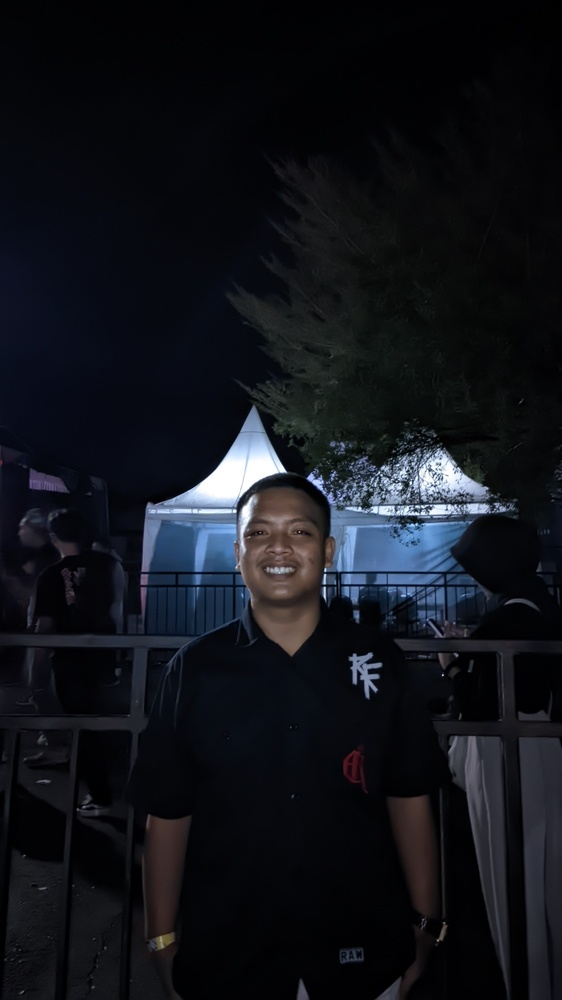
#> input picture uts/foto/foto 3 buram.jpeg, 562 x 1000 px, shrunk from 1080 x 1920 before the run, found by its file name
$ python brightness_contras.py
#> lines starting #> are read from the running program, lines starting #| are printed output that depends on the picture
import cv2
import matplotlib.pyplot as plt
import numpy as np

# baca gambar
img = cv2.imread(
    r'D:\kuliah\pengolahan citra\UTS_PengolahanCitra\uts\foto\foto 3 buram.jpeg',
    0
)
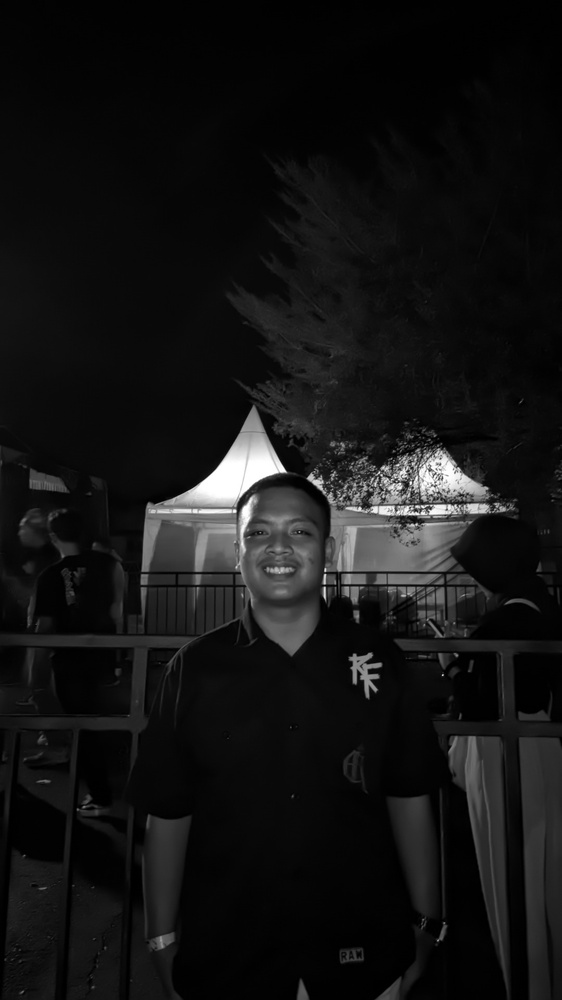
#> img: shape (1000, 562); min 0, max 255, mean 20

# cek gambar
if img is None:
    print("Gambar tidak ditemukan!")

else:

    # ======================
    # BRIGHTNESS
    # ======================

    bright = cv2.convertScaleAbs(
        img,
        alpha=1.8,
        beta=80
    )
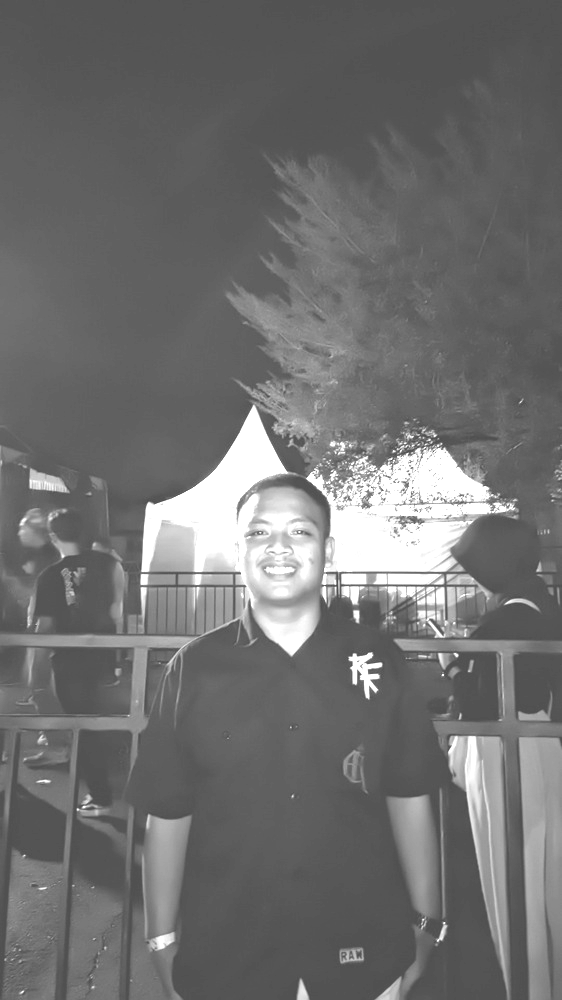
#> bright: shape (1000, 562); min 80, max 255, mean 111.8

    # ======================
    # CLAHE CONTRAST
    # ======================

    clahe = cv2.createCLAHE(
        clipLimit=3.0,
        tileGridSize=(8,8)
    )

    contrast = clahe.apply(img)
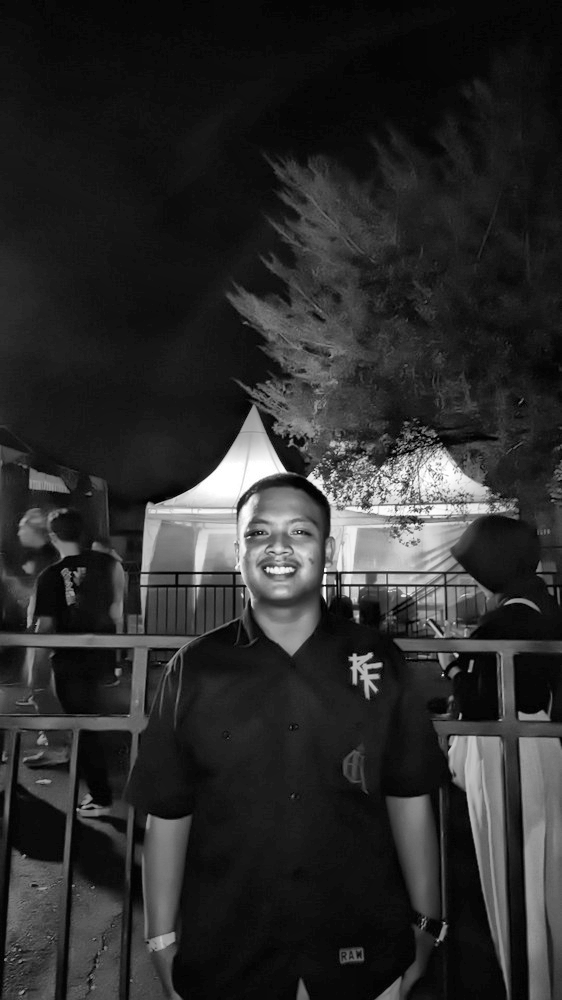
#> contrast: shape (1000, 562); min 0, max 255, mean 43.9

    # ======================
    # TAMPILKAN GAMBAR
    # ======================

    plt.figure(figsize=(15,5))

    plt.subplot(1,3,1)
    plt.imshow(img, cmap='gray')
    plt.title("Asli")
    plt.axis('off')

    plt.subplot(1,3,2)
    plt.imshow(bright, cmap='gray')
    plt.title("Brightness")
    plt.axis('off')

    plt.subplot(1,3,3)
    plt.imshow(contrast, cmap='gray')
    plt.title("CLAHE Contrast")
    plt.axis('off')

    plt.show()
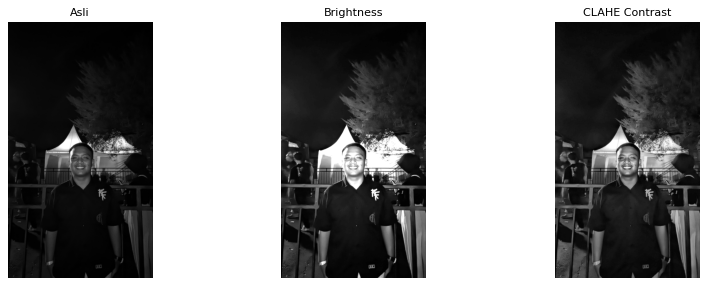
#> figure drawn by matplotlib, 3 panels

    # ======================
    # HISTOGRAM
    # ======================

    plt.figure(figsize=(12,4))

    plt.subplot(1,2,1)
    plt.hist(img.ravel(),256,[0,256])
    plt.title("Histogram Asli")

    plt.subplot(1,2,2)
    plt.hist(contrast.ravel(),256,[0,256])
    plt.title("Histogram CLAHE")

    plt.show()
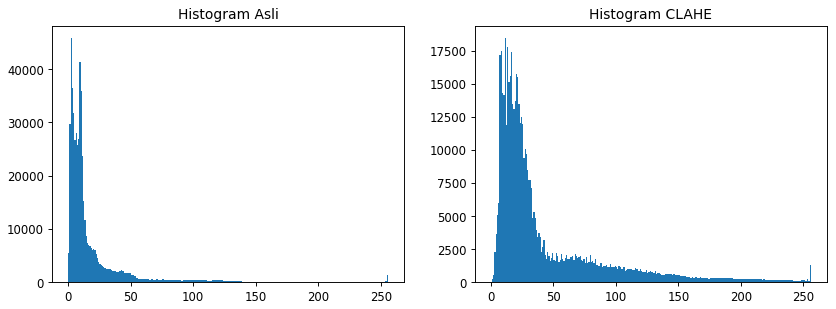
#> figure drawn by matplotlib, 2 panels; panel 1: tallest bar 45877 high, from x = 2 to 3; panel 2: tallest bar 18478 high, from x = 11 to 12
